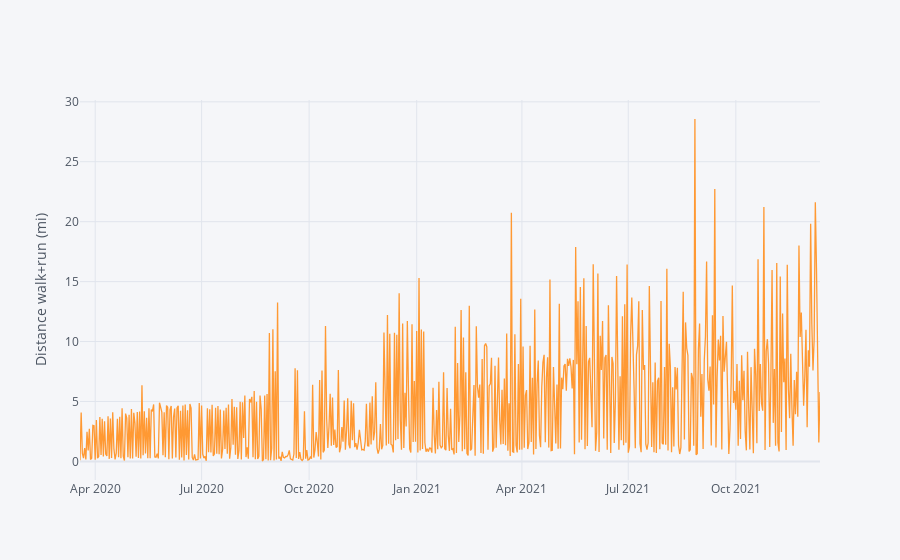

The code cell stored with this chart in its notebook:
### Code cell
# Convert datetime strings to datetime objects
distance.head()

# Because the Apple Watch records small intervals of activity over the course of a day, the pandas resample method can be used to get a sum of distance walked/ran over each day
dist2 = distance.resample('D').sum()
dist2.iplot(yTitle='Distance walk+run (mi)')

### Figure 1 — Plotly figure (JSON) as saved in the notebook; plotly's stock layout.template omitted (floating-point values rounded to 4 significant figures; data arrays with more than 128 entries replaced by an {"elided": "..."} marker saying what was removed)
{"data": [{"line": {"color": "rgba(255, 153, 51, 1.0)", "dash": "solid", "shape": "linear", "width": 1.3}, "mode": "lines", "name": "Value", "text": "", "type": "scatter", "x": {"elided": "634 str values"}, "y": {"elided": "634 float values"}}], "layout": {"legend": {"bgcolor": "#F5F6F9", "font": {"color": "#4D5663"}}, "paper_bgcolor": "#F5F6F9", "plot_bgcolor": "#F5F6F9", "title": {"font": {"color": "#4D5663"}}, "xaxis": {"gridcolor": "#E1E5ED", "showgrid": true, "tickfont": {"color": "#4D5663"}, "title": {"font": {"color": "#4D5663"}, "text": ""}, "zerolinecolor": "#E1E5ED"}, "yaxis": {"gridcolor": "#E1E5ED", "showgrid": true, "tickfont": {"color": "#4D5663"}, "title": {"font": {"color": "#4D5663"}, "text": "Distance walk+run (mi)"}, "zerolinecolor": "#E1E5ED"}}}
